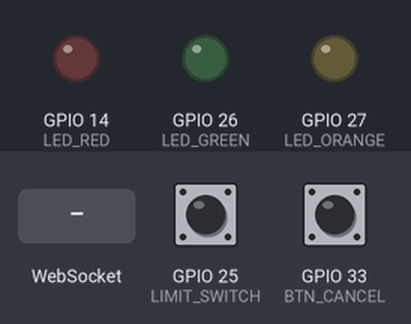
Bench run of a sketch on a simulated ESP32. Parts: output pins drawn as LEDs (lit = HIGH). Inputs (shaded band) come from the test bench; at power-on: GPIO 25 (LIMIT_SWITCH) HIGH, GPIO 33 (BTN_CANCEL) HIGH. WiFi joins after 1.5 s; servers stay silent unless stated; what the sketch prints to the serial monitor is not drawn.

Above: at 3.2 s.
3.3 s: WebSocket text "Libre" received
At 3.8 s:
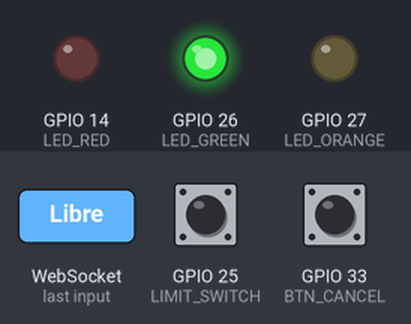
5.0 s: WebSocket text "attente" received
At 5.4 s:
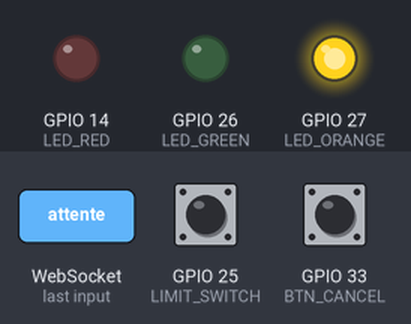
6.5 s: WebSocket text "cours" received
At 6.9 s:
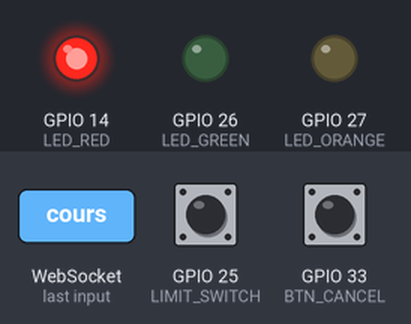
Timing chart, 0 to 9.5 s (numbered marks = the images above; inputs shaded):
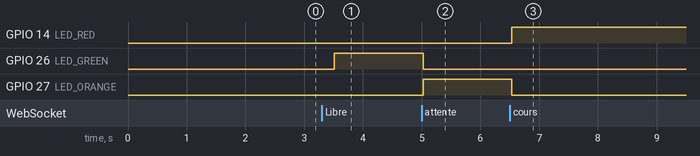

Measured:
- after the input at 3.3 s, GPIO 26 (LED_GREEN): LOW → HIGH after 0.21 s
- after the input at 5.0 s, GPIO 26 (LED_GREEN): HIGH → LOW at once; GPIO 27 (LED_ORANGE): LOW → HIGH at once
- after the input at 6.5 s, GPIO 14 (LED_RED): LOW → HIGH at once; GPIO 27 (LED_ORANGE): HIGH → LOW at once

The sketch:

ESP32_Firmware.ino
```cpp
#include <WiFi.h>
#include <WebSocketsClient.h>
#include <ArduinoJson.h>
#include <HTTPClient.h>

const char* ssid = "BEE HUAWEI-1CB0";
const char* password = "485754439C621CB0";
const char* serverIP = "pfe-api-uju4.onrender.com";

#define LED_GREEN 26
#define LED_ORANGE 27
#define LED_RED 14
#define LIMIT_SWITCH 25
#define BTN_CANCEL 33

String shift = "B";
bool lastSwitchState = HIGH;
bool lastCancelState = HIGH;
bool webSocketConnected = false;
unsigned long lastHeartbeat = 0;
unsigned long lastStatusRequest = 0;
unsigned long lastShiftCheck = 0;

WebSocketsClient webSocket;

// ═══════════════════════════════
// LEDS
// ═══════════════════════════════
void setLED(String etat) {
  if (etat == "Libre") {
    digitalWrite(LED_GREEN, HIGH);
    digitalWrite(LED_ORANGE, LOW);
    digitalWrite(LED_RED, LOW);
    Serial.println("🟢 LED: VERTE (Libre)");
  }
  else if (etat.indexOf("attente") != -1 || etat.indexOf("En attente") != -1) {
    digitalWrite(LED_GREEN, LOW);
    digitalWrite(LED_ORANGE, HIGH);
    digitalWrite(LED_RED, LOW);
    Serial.println("🟠 LED: ORANGE (En attente)");
  }
  else if (etat.indexOf("cours") != -1 || etat.indexOf("En cours") != -1) {
    digitalWrite(LED_GREEN, LOW);
    digitalWrite(LED_ORANGE, LOW);
    digitalWrite(LED_RED, HIGH);
    Serial.println("🔴 LED: ROUGE (En cours)");
  }
  else {
    Serial.print("⚠️ État inconnu: ");
    Serial.println(etat);
  }
}

void flashAllLEDs() {
  digitalWrite(LED_GREEN, HIGH);
  digitalWrite(LED_ORANGE, HIGH);
  digitalWrite(LED_RED, HIGH);
  delay(300);
  digitalWrite(LED_GREEN, LOW);
  digitalWrite(LED_ORANGE, LOW);
  digitalWrite(LED_RED, LOW);
  delay(200);
}

// ═══════════════════════════════
// WEBSOCKET
// ═══════════════════════════════
void webSocketEvent(WStype_t type, uint8_t* payload, size_t length) {
  switch (type) {
    case WStype_DISCONNECTED:
      Serial.println("❌ WebSocket déconnecté!");
      webSocketConnected = false;
      break;

    case WStype_CONNECTED:
      Serial.println("✅ WebSocket connecté!");
      webSocketConnected = true;
      delay(200);
      webSocket.sendTXT("get_status");
      break;

    case WStype_TEXT: {
      String message = String((char*)payload);
      Serial.print("📨 Reçu: ");
      Serial.println(message);
      if (message != "pong") {
        setLED(message);
      }
      break;
    }

    case WStype_ERROR:
      Serial.println("❌ Erreur WebSocket!");
      webSocketConnected = false;
      break;
  }
}

// ═══════════════════════════════
// GET ACTIVE SHIFT (HTTP)
// ═══════════════════════════════
String getActiveShift() {
  HTTPClient http;
  http.begin("https://pfe-api-uju4.onrender.com/api/get_active_shift");
  http.setTimeout(5000);
  int code = http.GET();
  if (code == 200) {
    String payload = http.getString();
    int idx = payload.indexOf("\"shift\":\"");
    if (idx != -1) {
      String s = payload.substring(idx + 9, idx + 10);
      http.end();
      return s;
    }
  }
  http.end();
  return shift;
}

// ═══════════════════════════════
// RECONNECT SHIFT
// ═══════════════════════════════
void connectToShift(String s) {
  Serial.print("🔗 Connexion WebSocket shift: ");
  Serial.println(s);
  webSocket.disconnect();
  delay(500);
  webSocket.beginSSL(serverIP, 443, ("/ws/" + s).c_str());
}

// ═══════════════════════════════
// SETUP
// ═══════════════════════════════
void setup() {
  Serial.begin(115200);

  pinMode(LED_GREEN, OUTPUT);
  pinMode(LED_ORANGE, OUTPUT);
  pinMode(LED_RED, OUTPUT);
  pinMode(LIMIT_SWITCH, INPUT_PULLUP);
  pinMode(BTN_CANCEL, INPUT_PULLUP);

  digitalWrite(LED_GREEN, LOW);
  digitalWrite(LED_ORANGE, LOW);
  digitalWrite(LED_RED, LOW);

  Serial.print("🔒 Connexion WiFi...");
  WiFi.begin(ssid, password);
  while (WiFi.status() != WL_CONNECTED) {
    delay(500);
    Serial.print(".");
  }
  Serial.println("\n✅ WiFi connecté!");

  connectToShift(shift);
  webSocket.onEvent(webSocketEvent);
  webSocket.setReconnectInterval(5000);
}

// ═══════════════════════════════
// LOOP
// ═══════════════════════════════
void loop() {
  webSocket.loop();

  // Heartbeat kol 20s
  if (webSocketConnected && millis() - lastHeartbeat > 20000) {
    webSocket.sendTXT("ping");
    lastHeartbeat = millis();
  }

  // Get status kol 3s
  if (webSocketConnected && millis() - lastStatusRequest > 3000) {
    webSocket.sendTXT("get_status");
    lastStatusRequest = millis();
  }

  // Pédale — increment
  bool switchState = digitalRead(LIMIT_SWITCH);
  if (lastSwitchState == HIGH && switchState == LOW && webSocketConnected) {
    Serial.println("☑️ Pédale — increment");
    webSocket.sendTXT("increment");
    delay(300);
  }
  lastSwitchState = switchState;

  // Bouton annuler — decrement
  bool cancelState = digitalRead(BTN_CANCEL);
  if (lastCancelState == HIGH && cancelState == LOW && webSocketConnected) {
    Serial.println("🔘 Annuler — decrement");
    webSocket.sendTXT("decrement");
    delay(300);
  }
  lastCancelState = cancelState;

  // Vérifier shift kol 5s
  if (millis() - lastShiftCheck > 5000) {
    lastShiftCheck = millis();
    String newShift = getActiveShift();
    if (newShift != shift) {
      Serial.print("🔄 Shift changé: ");
      Serial.print(shift);
      Serial.print(" → ");
      Serial.println(newShift);
      shift = newShift;
      flashAllLEDs();
      connectToShift(shift);
    }
  }

  delay(50);
}
```
